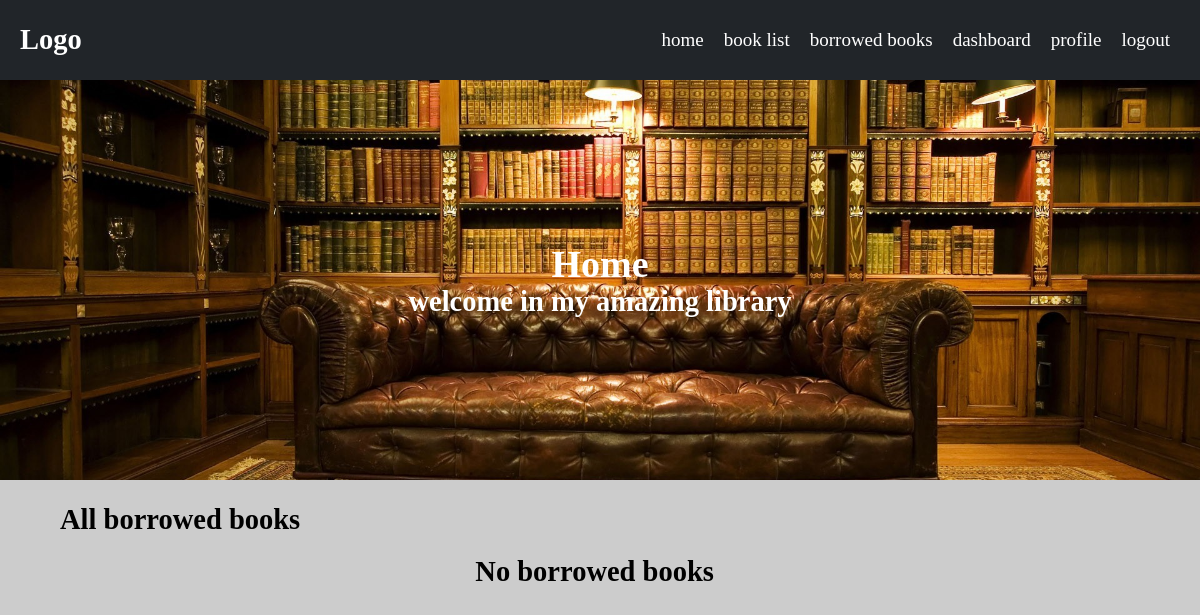
The app's page /books/borrowed/ (signed in), older data.
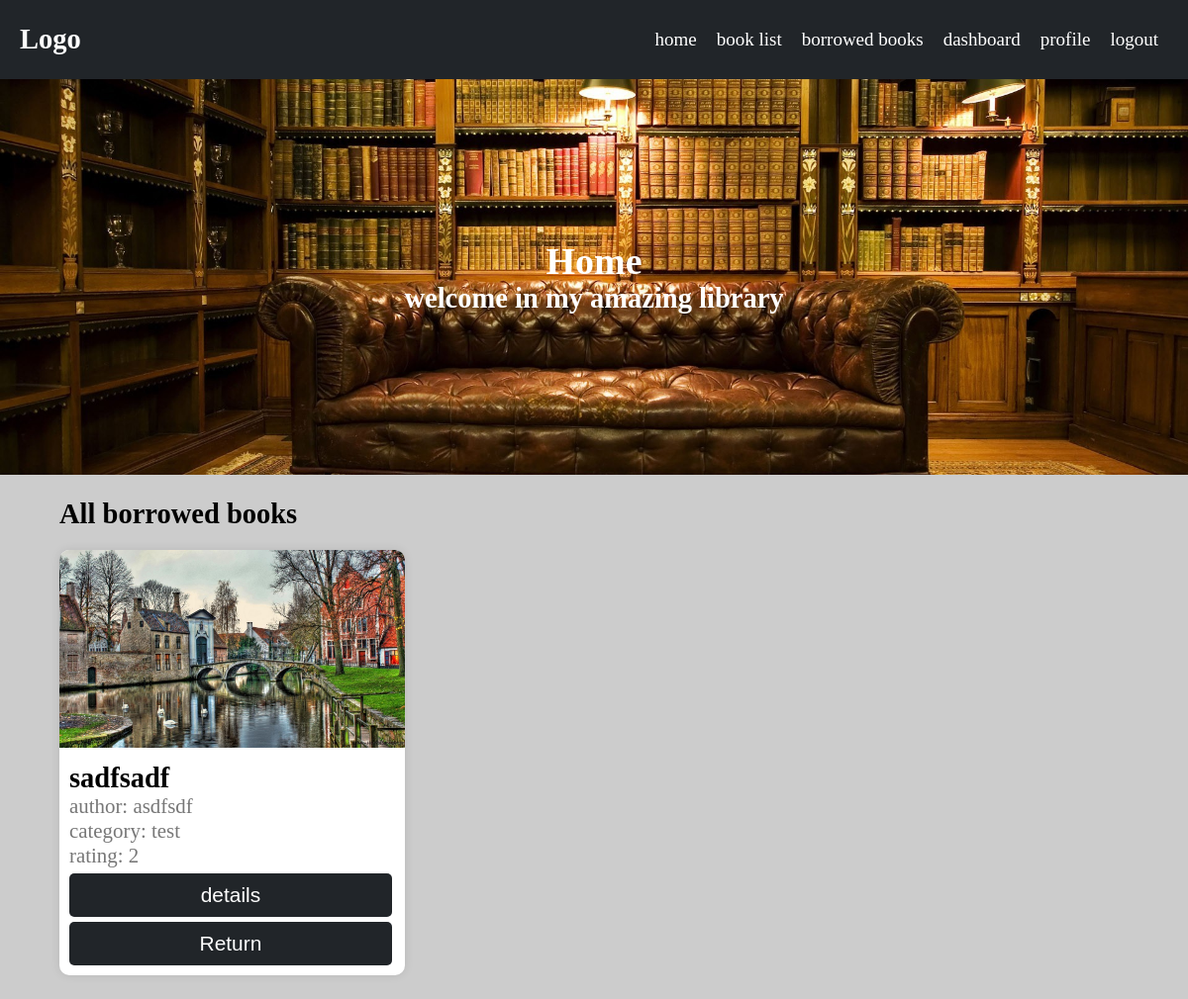
The same page, newer data.
### books/models.py (models this page shows, shortened)
class Book(BasicModel):
    uploaded_by = models.ForeignKey(User, on_delete=models.CASCADE, related_name='books')
    category = models.ForeignKey(Category, on_delete=models.CASCADE, related_name='books')
    viewers = models.ManyToManyField(User, through=Viewers, related_name='viewed_books')
    title = models.CharField(max_length=100)
    author = models.CharField(max_length=100)
    price = models.DecimalField(max_digits=10, decimal_places=2)
    description = models.TextField()
    borrower = models.ForeignKey(User, on_delete=models.SET_NULL, related_name='borrowed_books', null=True, blank=True)
    objects = BookManager()
    @property
    def rating(self):
        return self.ratings.aggregate(avg_rating=Avg('rating'))['avg_rating'] or '~'
    class Meta:
        verbose_name = 'Book'
        verbose_name_plural = 'Books'

class BookImage(BasicModel):
    image = models.ImageField(upload_to=book_cover_path, null=True, blank=True)
    book = models.OneToOneField(Book, on_delete=models.CASCADE, related_name='image', null=True, blank=True)
    class Meta:
        verbose_name = 'Book Image'
        verbose_name_plural = 'Book Images'
    @property
    def url(self):
        return self.image.url

### categories/models.py (models this page shows, shortened)
class Category(BasicModel):
    title = models.CharField(max_length=100)
    user = models.ForeignKey(User, on_delete=models.SET_NULL, related_name='categories',null=True, blank=True)
    class Meta:
        verbose_name = 'Category'
        verbose_name_plural = 'Categories'
    def __str__(self):
        return self.title

### books/views.py (the view)
# urls.py: path('borrowed/', views.BorrowedBookListView.as_view(), name='borrowed_books'),
class BorrowedBookListView(UserPassesTestMixin, ListView):
    queryset = Book.objects.active()
    template_name = 'books/borrowed_books_list.html'
    def test_func(self):
        cond = self.request.user.is_authenticated
        if not cond:
            messages.add_message(self.request, messages.ERROR, 'You need to login to view borrowed books')
        return cond
    def get_queryset(self):
        return self.queryset.get_borrowed_by_user(self.request.user)

### books/models.py (called while the page is built)
    def get_borrowed_by_user(self, user):
        return self.filter(borrower=user)

### ratings/models.py (called while the page is built)
    def get_queryset(self):
        return RatingQuerySet(self.model, using=self._db)

### templates/books/borrowed_books_list.html (shortened to what this page needs)
{% extends 'base.html' %}
{% load static %}
{% load custom_filters %}
{% block content %}
<div class="container">
    <div class="w-100">
        <h2 class="text-left">All borrowed books</h2>
    </div>
    <div class="row" id="borrowed_book_list">
        {% if object_list|length == 0 %}
            <div class="col-12">
                    <h2 class="text-center">No borrowed books</h2>
            </div>
        {% else %}
            {% for book in object_list %}
            <div class="col-xs-12 col-sm-6 col-md-4 col-lg-3">
                <div class="card">
                    <img src={{book.image.url}} alt="book image">
                    <div class="card-body">
                        <h2 class="card-title">{{book.title}}</h2>
                        <span>author: {{book.author}}</span>
                        <span>category: {{book.category}}</span>
                        <span>rating: {{book.rating}}</span>
                        <div class="row w-100">
                            <div class="col-12 text-center">
                                <button class="btn-6 btn-dark" onclick="urlRedirect(`{% url 'book_details' book.slug %}`)">
                                    details
                                </button>
                                <button class="btn-6 btn-dark" onclick="urlRedirect('{% url 'return_book' book.slug %}')">Return</button>
                            </div>
                        </div>
                    </div>
                </div>
            </div>
            {% endfor %}
        {% endif %}
    </div>
</div>
{% endblock %}

Row changes from the older to the newer data that the page shows:
now on this page (row edited): Book: image (picture), title "sadfsadf", author "asdfsdf", category "test", rating "2"
Text that changed along with them:
text no longer shown: "No borrowed books"
